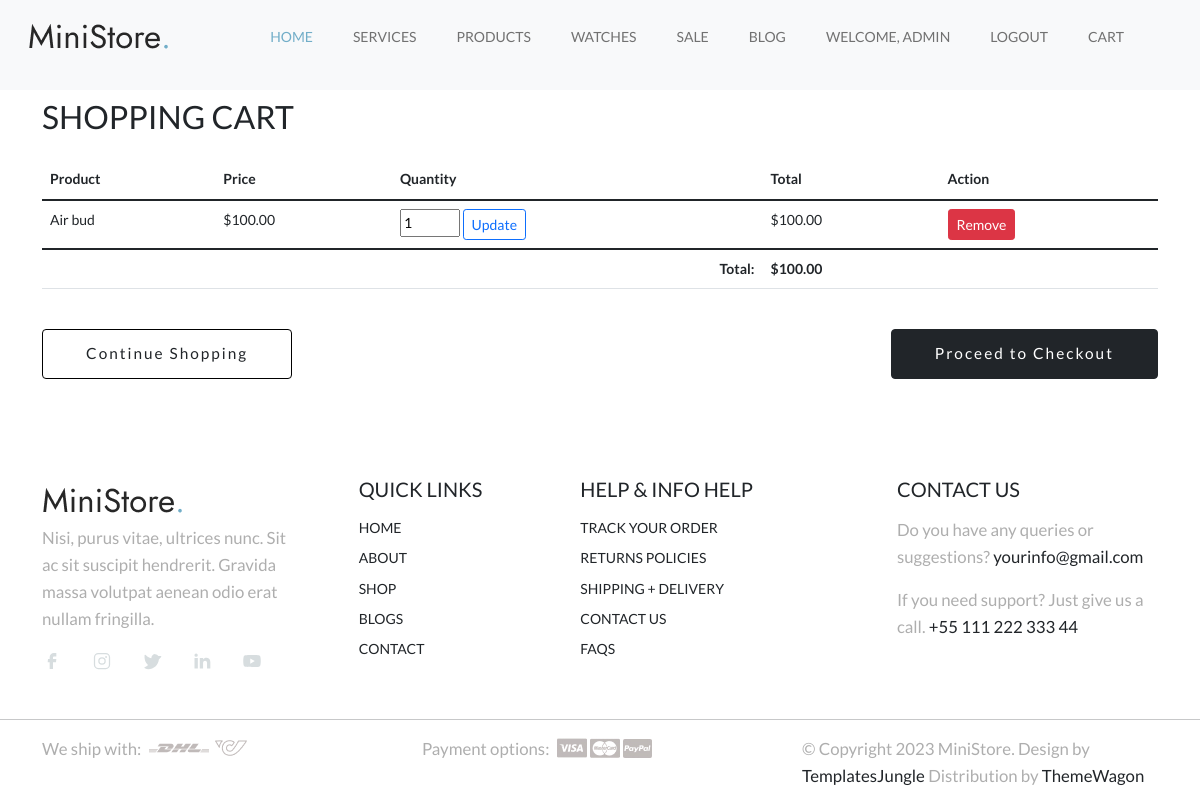
The page /cart/ (signed in) on the database its author committed.
### products/models.py (models this page shows, shortened)
class CartItem(models.Model):
    cart = models.ForeignKey(Cart, on_delete=models.CASCADE, related_name='items')
    product = models.ForeignKey(Product, on_delete=models.CASCADE)
    quantity = models.PositiveIntegerField(default=1)
    def total_price(self):
        return self.product.price * self.quantity

class Product(models.Model):
    name = models.CharField(max_length=200)
    price = models.DecimalField(max_digits=10, decimal_places=2)
    description = models.TextField(blank=True, null=True)
    image = models.ImageField(upload_to='products/', blank=True, null=True)

### products/views.py (the view)
# urls.py: path('cart/', views.cart, name='cart'),
@login_required(login_url='/accounts/login/')
def cart(request):
    cart_obj, created = Cart.objects.get_or_create(user=request.user)
    cart_items = CartItem.objects.filter(cart=cart_obj)
    total = sum(item.total_price() for item in cart_items)
    context = {
        'cart_items': cart_items,
        'total': total,
    }
    return render(request, 'products/cart.html', context)

### products/templates/products/cart.html (shortened to what this page needs)
{% extends "products/base.html" %}
{% load static %}
{% block content %}
<section id="cart" class="padding-large">
  <div class="container">
    <div class="row">
      <div class="col-md-12">
        <h2 class="display-7 text-dark text-uppercase mb-4">Shopping Cart</h2>
        {% if cart_items %}
          <div class="table-responsive">
            <table class="table">
              <thead>
                <tr>
                  <th>Product</th>
                  <th>Price</th>
                  <th>Quantity</th>
                  <th>Total</th>
                  <th>Action</th>
                </tr>
              </thead>
              <tbody>
                {% for item in cart_items %}
                <tr>
                  <td>{{ item.product.name }}</td>
                  <td>${{ item.product.price }}</td>
                  <td>
                    <form method="POST" action="{% url 'update_cart' item.id %}">
                      <input type="number" name="quantity" value="{{ item.quantity }}" min="1" style="width: 60px;">
                      <button type="submit" class="btn btn-sm btn-outline-primary">Update</button>
                    </form>
                  </td>
                  <td>${{ item.total_price }}</td>
                  <td>
                    <a href="{% url 'remove_from_cart' item.id %}" class="btn btn-sm btn-danger">Remove</a>
                  </td>
                </tr>
                {% endfor %}
              </tbody>
              <tfoot>
                <tr>
                  <td colspan="3" class="text-end"><strong>Total:</strong></td>
                  <td><strong>${{ total }}</strong></td>
                  <td></td>
                </tr>
              </tfoot>
            </table>
          </div>
          <div class="d-flex justify-content-between mt-4">
            <a href="{% url 'home' %}" class="btn btn-medium btn-outline-dark">Continue Shopping</a>
            {% if user.is_authenticated %}
              <a href="{% url 'checkout' %}" class="btn btn-medium btn-dark">Proceed to Checkout</a>
            {% else %}
              <div class="text-end">
                <a href="{% url 'login' %}?next=/checkout/" class="btn btn-medium btn-dark">Login to Checkout</a>
                <p class="mt-2 mb-0"><small>Don't have an account? <a href="{% url 'signup' %}">Sign up</a></small></p>
              </div>
            {% endif %}
          </div>
        {% else %}
          <div class="text-center py-5">
            <h3>Your cart is empty</h3>
            <p class="text-muted">Looks like you haven't added anything to your cart yet.</p>
            <a href="{% url 'home' %}" class="btn btn-medium btn-dark mt-3">Start Shopping</a>
          </div>
        {% endif %}
      </div>
    </div>
  </div>
</section>
{% endblock %}

### products/templates/products/base.html (shortened to what this page needs)
{% load static %}
<!DOCTYPE html>
<html>
  <head>
    <link rel="stylesheet" href="{% static 'products/css/bootstrap.min.css' %}">
    <link rel="stylesheet" href="{% static 'products/css/style.css' %}">
    <link rel="stylesheet" href="https://cdn.jsdelivr.net/npm/swiper@9/swiper-bundle.min.css " />
  </head>
  <body data-bs-spy="scroll" data-bs-target="#navbar" data-bs-root-margin="0px 0px -40%" data-bs-smooth-scroll="true" tabindex="0">
    <header id="header" class="site-header header-scrolled position-fixed text-black bg-light">
      <nav id="header-nav" class="navbar navbar-expand-lg px-3 mb-3">
        <div class="container-fluid">
          <a class="navbar-brand" href="/">
            <img src="{% static 'products/images/main-logo.png' %}" class="logo">
          </a>
          <div class="offcanvas offcanvas-end" tabindex="-1" id="bdNavbar" aria-labelledby="bdNavbarOffcanvasLabel">
            <div class="offcanvas-body">
              <ul id="navbar" class="navbar-nav text-uppercase justify-content-end align-items-center flex-grow-1 pe-3">
                <li class="nav-item">
                  <a class="nav-link me-4 active" href="{% url 'home' %}">Home</a>
                </li>
                <li class="nav-item">
                  <a class="nav-link me-4" href="#company-services">Services</a>
                </li>
                <li class="nav-item">
                  <a class="nav-link me-4" href="#mobile-products">Products</a>
                </li>
                <li class="nav-item">
                  <a class="nav-link me-4" href="#smart-watches">Watches</a>
                </li>
                <li class="nav-item">
                  <a class="nav-link me-4" href="#yearly-sale">Sale</a>
                </li>
                <li class="nav-item">
                  <a class="nav-link me-4" href="#latest-blog">Blog</a>
                </li>
                <li class="nav-item">
                 {% if user.is_authenticated %}
  <li class="nav-item">
    <a class="nav-link me-4" href="#">Welcome, {{ user.username }}</a>
  </li>
  <li class="nav-item">
    <a class="nav-link me-4" href="{% url 'logout' %}">Logout</a>
  </li>
{% endif %}
                <li class="nav-item">
                  <a class="nav-link me-4" href="{% url 'cart' %}">Cart</a>
                </li>
              </ul>
            </div>
          </div>
        </div>
      </nav>
    </header>
{% block content %}{% endblock %}
    <footer id="footer" class="overflow-hidden">
      <div class="container">
        <div class="row">
          <div class="footer-top-area">
            <div class="row d-flex flex-wrap justify-content-between">
              <div class="col-lg-3 col-sm-6 pb-3">
                <div class="footer-menu">
                  <img src="{% static 'products/images/main-logo.png' %}" alt="logo">
                  <p>Nisi, purus vitae, ultrices nunc. Sit ac sit suscipit hendrerit. Gravida massa volutpat aenean odio erat nullam fringilla.</p>
                  <div class="social-links">
                    <ul class="d-flex list-unstyled">
                      <li>
                        <a href="#">
                          <svg class="facebook">
                            <use xlink:href="#facebook" />
                          </svg>
                        </a>
                      </li>
                      <li>
                        <a href="#">
                          <svg class="instagram">
                            <use xlink:href="#instagram" />
                          </svg>
                        </a>
                      </li>
                      <li>
                        <a href="#">
                          <svg class="twitter">
                            <use xlink:href="#twitter" />
                          </svg>
                        </a>
                      </li>
                      <li>
                        <a href="#">
                          <svg class="linkedin">
                            <use xlink:href="#linkedin" />
                          </svg>
                        </a>
                      </li>
                      <li>
                        <a href="#">
                          <svg class="youtube">
                            <use xlink:href="#youtube" />
                          </svg>
                        </a>
                      </li>
                    </ul>
                  </div>
                </div>
              </div>
              <div class="col-lg-2 col-sm-6 pb-3">
                <div class="footer-menu text-uppercase">
                  <h5 class="widget-title pb-2">Quick Links</h5>
                  <ul class="menu-list list-unstyled text-uppercase">
                    <li class="menu-item pb-2">
                      <a href="#">Home</a>
                    </li>
                    <li class="menu-item pb-2">
                      <a href="#">About</a>
                    </li>
                    <li class="menu-item pb-2">
                      <a href="#">Shop</a>
                    </li>
                    <li class="menu-item pb-2">
                      <a href="#">Blogs</a>
                    </li>
                    <li class="menu-item pb-2">
                      <a href="#">Contact</a>
                    </li>
                  </ul>
                </div>
              </div>
              <div class="col-lg-3 col-sm-6 pb-3">
                <div class="footer-menu text-uppercase">
                  <h5 class="widget-title pb-2">Help & Info Help</h5>
                  <ul class="menu-list list-unstyled">
                    <li class="menu-item pb-2">
                      <a href="#">Track Your Order</a>
                    </li>
                    <li class="menu-item pb-2">
                      <a href="#">Returns Policies</a>
                    </li>
                    <li class="menu-item pb-2">
                      <a href="#">Shipping + Delivery</a>
                    </li>
                    <li class="menu-item pb-2">
                      <a href="#">Contact Us</a>
                    </li>
                    <li class="menu-item pb-2">
                      <a href="#">Faqs</a>
                    </li>
                  </ul>
                </div>
              </div>
              <div class="col-lg-3 col-sm-6 pb-3">
                <div class="footer-menu contact-item">
                  <h5 class="widget-title text-uppercase pb-2">Contact Us</h5>
                  <p>Do you have any queries or suggestions? <a href="mailto:">yourinfo@gmail.com</a>
                  </p>
                  <p>If you need support? Just give us a call. <a href="">+55 111 222 333 44</a>
                  </p>
                </div>
              </div>
            </div>
          </div>
        </div>
      </div>
      <hr>
    </footer>
    <div id="footer-bottom">
      <div class="container">
        <div class="row d-flex flex-wrap justify-content-between">
          <div class="col-md-4 col-sm-6">
            <div class="Shipping d-flex">
              <p>We ship with:</p>
              <div class="card-wrap ps-2">
                <img src="{% static 'products/images/dhl.png' %}" alt="visa">
                <img src="{% static 'products/images/shippingcard.png' %}" alt="mastercard">
              </div>
            </div>
          </div>
          <div class="col-md-4 col-sm-6">
            <div class="payment-method d-flex">
              <p>Payment options:</p>
              <div class="card-wrap ps-2">
                <img src="{% static 'products/images/visa.jpg' %}" alt="visa">
                <img src="{% static 'products/images/mastercard.jpg' %}" alt="mastercard">
                <img src="{% static 'products/images/paypal.jpg' %}" alt="paypal">
              </div>
            </div>
          </div>
          <div class="col-md-4 col-sm-6">
            <div class="copyright">
              <p>© Copyright 2023 MiniStore. Design by <a href="https://templatesjungle.com/ ">TemplatesJungle</a> Distribution by <a href="https://themewagon.com ">ThemeWagon</a>
              </p>
            </div>
          </div>
        </div>
      </div>
    </div>
  </body>

### products/static/products/css/style.css (style rules this page uses)
:root { --accent-color: #717171; --white-color: #fff; --black-color: #000; --gray-color: #F3F3F3; --gray-color-300: #D8D8D8; --gray-color-500: #AEAEAE; --gray-color-800: #3A3A3A; --light-gray-color: #D7DDDF; --primary-color: #72AEC8; --bs-primary-rgb: 114,174,200; --light-color: #f8f9fa; --dark-color: #212529; --light-blue-color: #EDF1F3; --navbar-color-color: #131814; --swiper-theme-color: #4A4A4A; --swiper-pagination-color: #4A4A4A; }
:root { --body-font : "Lato", sans-serif; --heading-font : "Jost", sans-serif; }
*, *::before, *::after { -webkit-box-sizing: border-box; -moz-box-sizing: border-box; box-sizing: border-box; }
html { box-sizing: border-box; }
body { font-family: var(--body-font); font-size: 14px; font-weight: 500; line-height: 1.6; margin: 0; }
p { font-size: 1.2em; color: var(--gray-color-500); }
a { color: var(--dark-color); text-decoration: none; transition: 0.3s color ease-out; }
.bg-light { background: var(--light-color); }
.padding-large { padding-top: 7em; padding-bottom: 7em; }
.btn.btn-medium { padding: 0.8em 2.8em; font-size: 1.1em; letter-spacing: 2px; }
.btn.btn-outline-dark, .btn.btn-outline-light, .btn.btn-outline-accent { background: transparent; text-shadow: none; box-shadow: none; }
.btn.btn-outline-dark { border-color: rgba(0,0,0,1); color: var(--dark-color); }
.site-header { position: fixed; width: 100%; z-index: 10; transition: background 0.3s ease-out; }
.navbar-nav .nav-item a.nav-link { color: var(--accent-color); }
.navbar-nav .nav-item a.nav-link.active, .navbar-nav .nav-item a.nav-link:focus, .navbar-nav .nav-item a.nav-link:hover { color: var(--primary-color); }
#header-nav .offcanvas-end { width: 500px; }
.social-links svg { width: 20px; height: 20px; color: var(--light-gray-color); }
.social-links li { padding-right: 30px; }

### rows shown on the page
CartItem: product.name "Air bud", product.price "100.00", quantity "1", total_price "100.00"

### other values the page prints
{{ user.username }} "ADMIN"
{{ total }} "100.00"
